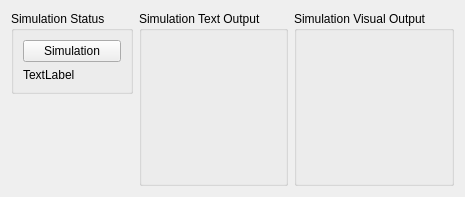
          <widget class="QWidget" name="tab">
           <attribute name="title">
            <string>Simulation</string>
           </attribute>
           <layout class="QGridLayout" name="gridLayout_20">
            <item row="2" column="1">
             <layout class="QHBoxLayout" name="horizontalLayout_3">
              <item>
               <layout class="QVBoxLayout" name="verticalLayout_6">
                <item>
                 <widget class="QGroupBox" name="groupBox_18">
                  <property name="title">
                   <string>Simulation Status</string>
                  </property>
                  <layout class="QGridLayout" name="gridLayout_21">
                   <item row="0" column="0">
                    <widget class="QPushButton" name="md_simulation_QPushButton">
                     <property name="text">
                      <string>Simulation</string>
                     </property>
                    </widget>
                   </item>
                   <item row="1" column="0">
                    <widget class="QLabel" name="md_simulation_QLabel">
                     <property name="text">
                      <string>TextLabel</string>
                     </property>
                    </widget>
                   </item>
                  </layout>
                 </widget>
                </item>
                <item>
                 <spacer name="verticalSpacer_2">
                  <property name="orientation">
                   <enum>Qt::Vertical</enum>
                  </property>
                  <property name="sizeHint" stdset="0">
                   <size>
                    <width>20</width>
                    <height>40</height>
                   </size>
                  </property>
                 </spacer>
                </item>
               </layout>
              </item>
              <item>
               <widget class="QGroupBox" name="groupBox_17">
                <property name="title">
                 <string>Simulation Text Output</string>
                </property>
                <layout class="QGridLayout" name="gridLayout_22">
                 <item row="0" column="1">
                  <widget class="QLabel" name="md_loss_core_hysteresis_label">
                   <property name="text">
                    <string/>
                   </property>
                  </widget>
                 </item>
                 <item row="2" column="1">
                  <widget class="QLabel" name="md_loss_winding1_label">
                   <property name="text">
                    <string/>
                   </property>
                  </widget>
                 </item>
                 <item row="5" column="1">
                  <spacer name="verticalSpacer_5">
                   <property name="orientation">
                    <enum>Qt::Vertical</enum>
                   </property>
                   <property name="sizeHint" stdset="0">
                    <size>
                     <width>20</width>
                     <height>40</height>
                    </size>
                   </property>
                  </spacer>
                 </item>
                 <item row="3" column="1">
                  <widget class="QLabel" name="md_loss_winding2_label">
                   <property name="text">
                    <string/>
                   </property>
                  </widget>
                 </item>
                 <item row="1" column="1">
                  <widget class="QLabel" name="md_loss_core_eddy_current_label">
                   <property name="text">
                    <string/>
                   </property>
                  </widget>
                 </item>
                 <item row="4" column="1">
                  <widget class="QLabel" name="md_inductance_label">
                   <property name="text">
                    <string/>
                   </property>
                  </widget>
                 </item>
                </layout>
               </widget>
              </item>
              <item>
               <widget class="QGroupBox" name="groupBox_16">
                <property name="title">
                 <string>Simulation Visual Output</string>
                </property>
                <layout class="QGridLayout" name="gridLayout_24">
                 <item row="0" column="0">
                  <widget class="QLabel" name="md_loss_plot_label">
                   <property name="text">
                    <string/>
                   </property>
                  </widget>
                 </item>
                </layout>
               </widget>
              </item>
             </layout>
            </item>
           </layout>
          </widget>
